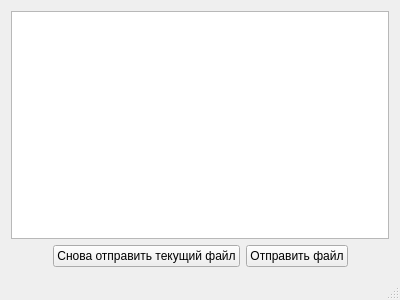
<?xml version="1.0" encoding="UTF-8"?>
<ui version="4.0">
 <class>MainWindow</class>
 <widget class="QMainWindow" name="MainWindow">
  <property name="geometry">
   <rect>
    <x>0</x>
    <y>0</y>
    <width>400</width>
    <height>300</height>
   </rect>
  </property>
  <property name="windowTitle">
   <string>MainWindow</string>
  </property>
  <widget class="QWidget" name="centralWidget">
   <layout class="QGridLayout" name="gridLayout">
    <item row="1" column="0">
     <layout class="QHBoxLayout" name="horizontalLayout_2">
      <item>
       <spacer name="horizontalSpacer_2">
        <property name="orientation">
         <enum>Qt::Horizontal</enum>
        </property>
        <property name="sizeHint" stdset="0">
         <size>
          <width>40</width>
          <height>20</height>
         </size>
        </property>
       </spacer>
      </item>
      <item>
       <widget class="QPushButton" name="btnResend">
        <property name="text">
         <string>Снова отправить текущий файл</string>
        </property>
       </widget>
      </item>
      <item>
       <widget class="QPushButton" name="btnSend">
        <property name="text">
         <string>Отправить файл</string>
        </property>
       </widget>
      </item>
      <item>
       <spacer name="horizontalSpacer">
        <property name="orientation">
         <enum>Qt::Horizontal</enum>
        </property>
        <property name="sizeHint" stdset="0">
         <size>
          <width>40</width>
          <height>20</height>
         </size>
        </property>
       </spacer>
      </item>
     </layout>
    </item>
    <item row="0" column="0">
     <widget class="QTextBrowser" name="textBrowser"/>
    </item>
   </layout>
  </widget>
  <widget class="QStatusBar" name="statusBar"/>
 </widget>
 <layoutdefault spacing="6" margin="11"/>
 <resources/>
 <connections/>
</ui>
